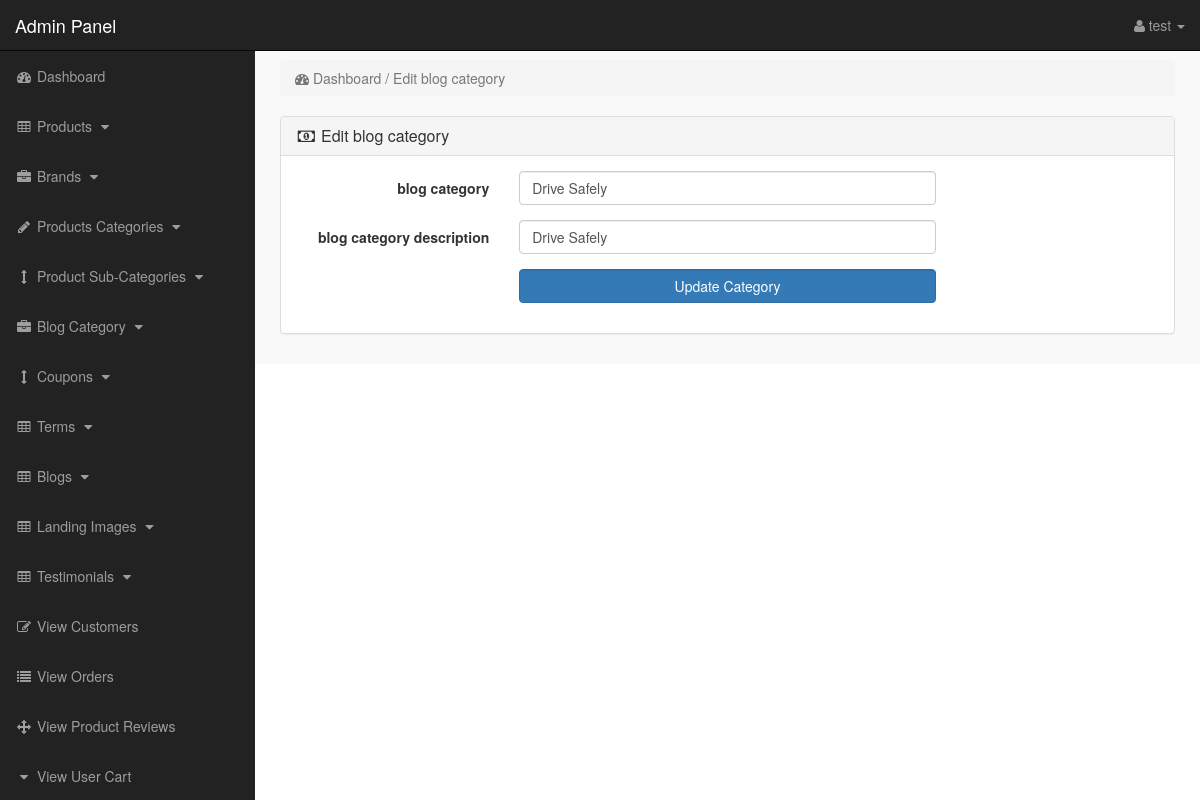
Page /admin_area/index?edit_blog_category=4 (signed in) on the committed database.
### tables this page shows
CREATE TABLE `blog_category` (
  `id` int(11) NOT NULL,
  `category` varchar(255) DEFAULT NULL,
  `description` text DEFAULT NULL,
  `date_created` timestamp NOT NULL DEFAULT current_timestamp()
);

### admin_area/edit_blog_category.php (the view, shortened to what this page needs)
<?php
if (!isset($_SESSION['admin_email'])) {
    echo "<script>window.open('login','_self')</script>";
} else {
?>
    <?php
    if (isset($_GET['edit_blog_category'])) {
        $edit_manufacturer = $_GET['edit_blog_category'];
        $get_manufacturer = "select * from blog_category where id='$edit_manufacturer'";
        $run_manufacturer = mysqli_query($con, $get_manufacturer);
        $row_manufacturer = mysqli_fetch_array($run_manufacturer);
        $m_title = $row_manufacturer['category'];
        $m_top = $row_manufacturer['description'];
    }
    ?>
    <div class="row">
        <div class="col-lg-12">
            <ol class="breadcrumb">
                <li class="active">
                    <i class="fa fa-dashboard"></i> Dashboard / Edit blog category
                </li>
            </ol>
        </div>
    </div>
    <div class="row">
        <div class="col-lg-12">
            <div class="panel panel-default">
                <div class="panel-heading">
                    <h3 class="panel-title">
                        <i class="fa fa-money fa-fw"> </i> Edit blog category
                    </h3>
                </div>
                <div class="panel-body">
                    <form class="form-horizontal" action="" method="post" enctype="multipart/form-data">
                        <div class="form-group">
                            <label class="col-md-3 control-label"> blog category </label>
                            <div class="col-md-6">
                                <input type="text" name="blog_category" class="form-control" value="<?php echo $m_title; ?>">
                            </div>
                        </div>
                        <div class="form-group">
                            <label class="col-md-3 control-label"> blog category description </label>
                            <div class="col-md-6">
                                <input type="text" name="blog_category_description" class="form-control" value="<?php echo $m_top; ?>">
                            </div>
                        </div>
                        <div class="form-group">
                            <label class="col-md-3 control-label"> </label>
                            <div class="col-md-6">
                                <input type="submit" name="update" class="form-control btn btn-primary" value=" Update Category ">
                            </div>
                        </div>
                    </form>
                </div>
            </div>
        </div>
    </div>
<?php } ?>

### admin_area/includes/sidebar.php (shortened to what this page needs)
<?php
if (!isset($_SESSION['admin_email'])) {
    echo "<script>window.open('login','_self')</script>";
} else {
?>
    <nav class="navbar navbar-inverse navbar-fixed-top">
        <div class="navbar-header">
            <a class="navbar-brand" href="index?dashboard">Admin Panel</a>
        </div>
        <ul class="nav navbar-right top-nav">
            <li class="dropdown">
                <a href="#" class="dropdown-toggle" data-toggle="dropdown">
                    <i class="fa fa-user"></i>
                    <?php echo $admin_name; ?> <b class="caret"></b>
                </a>
            </li>
        </ul>
        <div class="collapse navbar-collapse navbar-ex1-collapse">
            <ul class="nav navbar-nav side-nav">
                <li>
                    <a href="index?dashboard">
                        <i class="fa fa-fw fa-dashboard"></i> Dashboard
                    </a>
                </li>
                <li>
                    <a href="#" data-toggle="collapse" data-target="#products">
                        <i class="fa fa-fw fa-table"></i> Products
                        <i class="fa fa-fw fa-caret-down"></i>
                    </a>
                </li>
                <li>
                    <a href="#" data-toggle="collapse" data-target="#manufacturers">
                        <i class="fa fa-fw fa-briefcase"></i> Brands
                        <i class="fa fa-fw fa-caret-down"></i>
                    </a>
                </li>
                <li>
                    <a href="#" data-toggle="collapse" data-target="#p_cat">
                        <i class="fa fa-fw fa-pencil"></i> Products Categories
                        <i class="fa fa-fw fa-caret-down"></i>
                    </a>
                </li>
                <li>
                    <a href="#" data-toggle="collapse" data-target="#cat">
                        <i class="fa fa-fw fa-arrows-v"></i> Product Sub-Categories
                        <i class="fa fa-fw fa-caret-down"></i>
                    </a>
                </li>
                <li>
                    <a href="#" data-toggle="collapse" data-target="#blog_category">
                        <i class="fa fa-fw fa-briefcase"></i> Blog Category
                        <i class="fa fa-fw fa-caret-down"></i>
                    </a>
                </li>
                <li>
                    <a href="#" data-toggle="collapse" data-target="#coupons">
                        <i class="fa fa-fw fa-arrows-v"></i> Coupons
                        <i class="fa fa-fw fa-caret-down"></i>
                    </a>
                </li>
                <li>
                    <a href="#" data-toggle="collapse" data-target="#terms">
                        <i class="fa fa-fw fa-table"></i> Terms
                        <i class="fa fa-fw fa-caret-down"></i>
                    </a>
                </li>
                <li>
                    <a href="#" data-toggle="collapse" data-target="#blogs">
                        <i class="fa fa-fw fa-table"></i> Blogs
                        <i class="fa fa-fw fa-caret-down"></i>
                    </a>
                </li>
                <li>
                    <a href="#" data-toggle="collapse" data-target="#landing_images">
                        <i class="fa fa-fw fa-table"></i> Landing Images
                        <i class="fa fa-fw fa-caret-down"></i>
                    </a>
                </li>
                <li>
                    <a href="#" data-toggle="collapse" data-target="#testimonials">
                        <i class="fa fa-fw fa-table"></i> Testimonials
                        <i class="fa fa-fw fa-caret-down"></i>
                    </a>
                </li>
                <li>
                    <a href="index?view_customers">
                        <i class="fa fa-fw fa-edit"></i> View Customers
                    </a>
                </li>
                <li>
                    <a href="index?view_orders">
                        <i class="fa fa-fw fa-list"></i> View Orders
                    </a>
                </li>
                <li>
                    <a href="index?view_product_reviews">
                        <i class="fa fa-fw fa-arrows"></i> View Product Reviews
                    </a>
                </li>
                <li>
                    <a href="index?view_user_cart">
                        <i class="fa fa-fw fa-caret-down"></i> View User Cart
                    </a>
                </li>
            </ul>
        </div>
    </nav>
<?php } ?>

### admin_area/css/style.css (style rules this page uses)
body { margin-top:100px; }
@media (min-width: 768px) { body { margin-top:50px; } }
.top-nav { padding:0 15px; }
.top-nav>li { display:inline-block; float:left; }
.top-nav>li>a { padding-top:15px; padding-bottom:15px; line-height:20px; color:#999; }
@media (min-width: 768px) { .side-nav { position:fixed; top:51px; width:255px; border-radius:0; overflow-y:auto; background-color: #222; bottom:0; overflow-x:hidden; padding-bottom:40px; } }
@media (min-width: 768px) { .side-nav>li>a { width:255px; } }
.panel-body { border-radius:5px; }

### rows in the picture
blog_category: blog_category "Drive Safely", blog_category_description "Drive Safely"

### other values in the picture
$admin_name "test"
